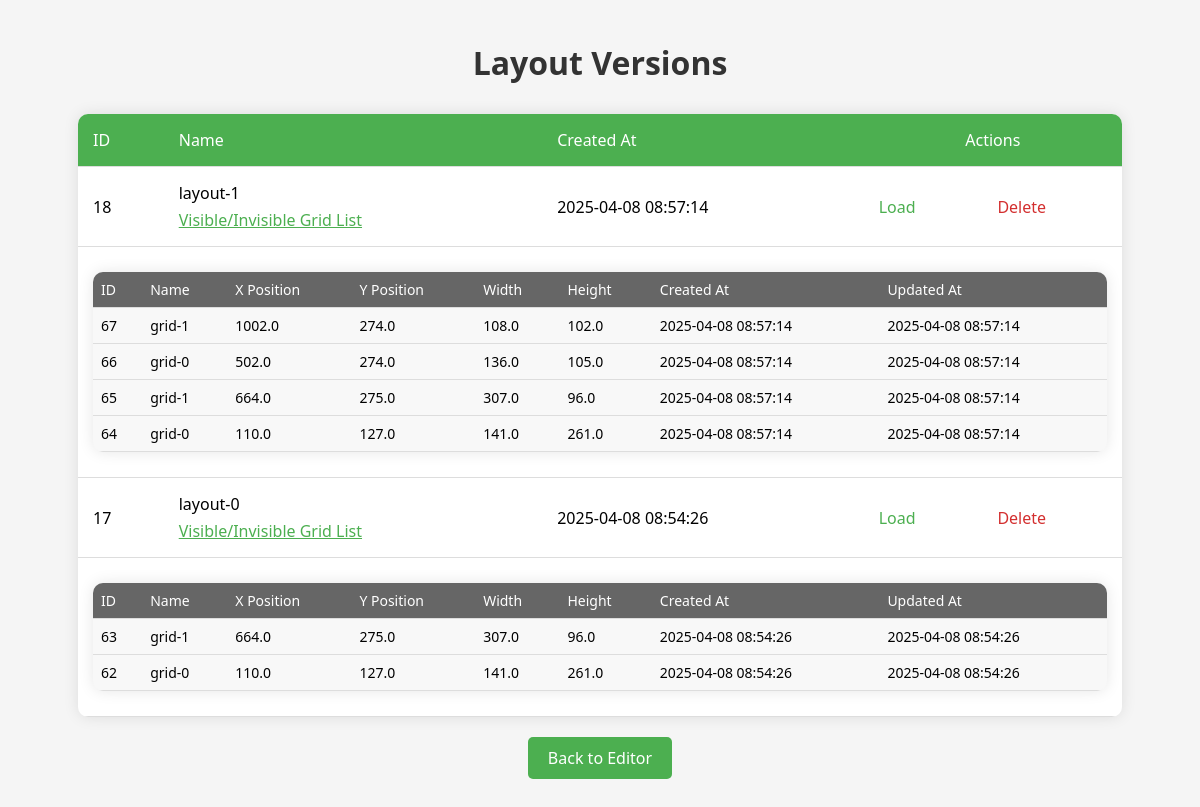
The app's page /layout-versions/ (signed in), older data.
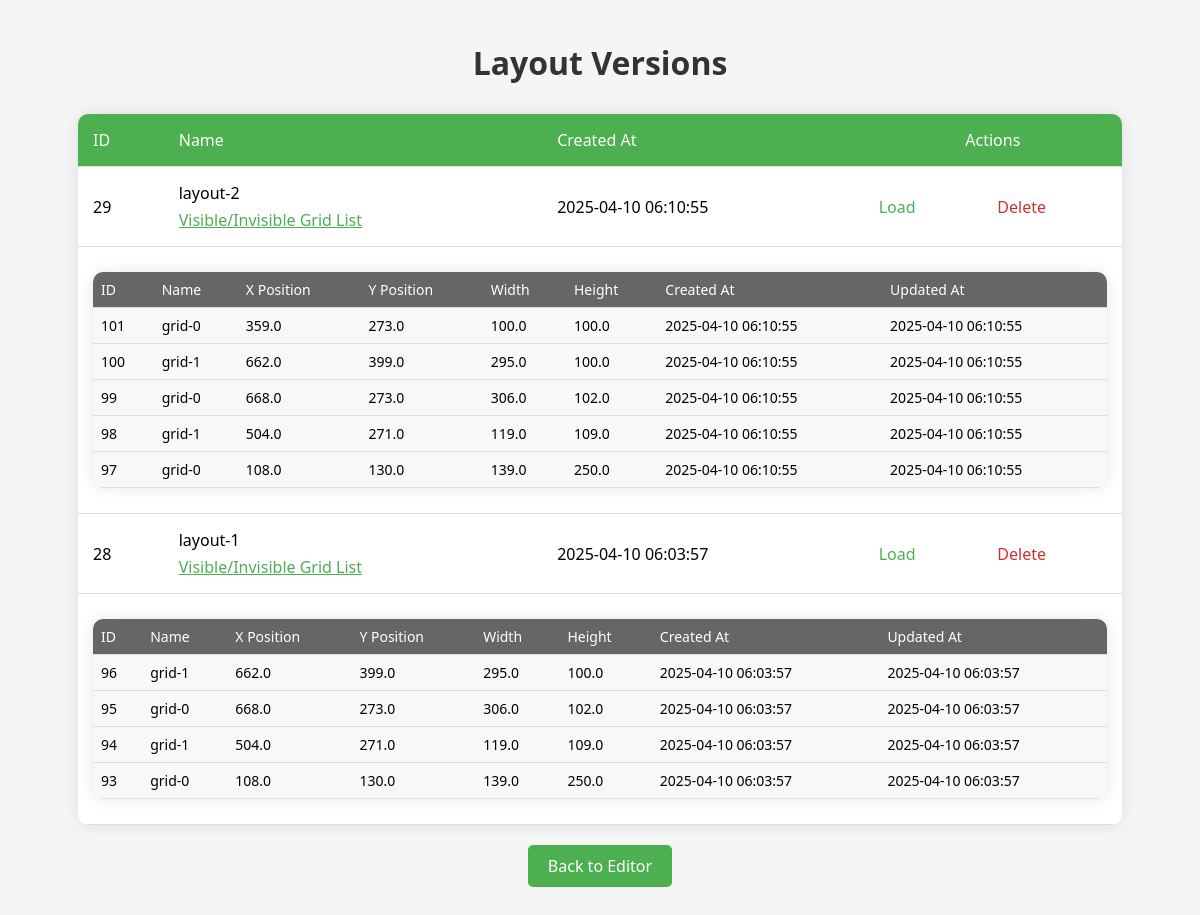
The same page, newer data.
### grid_app/models.py (models this page shows, shortened)
class LayoutVersion(models.Model):
    user = models.ForeignKey(User, on_delete=models.CASCADE, related_name='layout_versions')
    version_name = models.CharField(max_length=100, blank=True)
    created_at = models.DateTimeField(auto_now_add=True)
    updated_at = models.DateTimeField(auto_now=True)

class Grid(models.Model):
    layout_version = models.ForeignKey(LayoutVersion, on_delete=models.CASCADE, related_name='grids')
    name = models.CharField(max_length=100, blank=True)
    x_position = models.FloatField()
    y_position = models.FloatField()
    width = models.FloatField()
    height = models.FloatField()
    created_at = models.DateTimeField(auto_now_add=True)
    updated_at = models.DateTimeField(auto_now=True)

### grid_app/views.py (the view)
# urls.py: path('layout-versions/', views.layout_versions, name='layout_versions'),
@login_required
def layout_versions(request):
    versions = LayoutVersion.objects.filter(user=request.user).order_by('-created_at')
    version_data = []
    for version in versions:
        grids = version.grids.all().order_by('-id')
        grid_data = [{
            'id': grid.id,
            'name': grid.name,
            'x': grid.x_position,
            'y': grid.y_position,
            'width': grid.width,
            'height': grid.height,
            'created_at': grid.created_at.strftime('%Y-%m-%d %H:%M:%S'),
            'updated_at': grid.updated_at.strftime('%Y-%m-%d %H:%M:%S')
        } for grid in grids]
        version_data.append({
            'id': version.id,
            'name': version.version_name,
            'created_at': version.created_at.strftime('%Y-%m-%d %H:%M:%S'),
            'grids': grid_data
        })
    return render(request, 'layout_versions.html', {'versions': version_data})

### grid_app/templates/layout_versions.html (shortened to what this page needs)
<!DOCTYPE html>
<html>
<head>
</head>
<body>
    <h1>Layout Versions</h1>
    <table>
        <tr>
            <th>ID</th>
            <th>Name</th>
            <th>Created At</th>
            <th class="action-header" colspan="2">Actions</th>
        </tr>
        {% for version in versions %}
        <tr>
            <td>{{ version.id }}</td>
            <td>
                {{ version.name }}
                <br>
                <span class="toggle-btn" data-version-id="{{ version.id }}">Visible/Invisible Grid List</span>
            </td>
            <td>{{ version.created_at }}</td>
            <td><a href="/?layout_id={{ version.id }}">Load</a></td>
            <td><a href="#" class="delete-btn" data-version-id="{{ version.id }}">Delete</a></td>
        </tr>
        <tr>
            <td colspan="5">
                <table class="grid-table" id="grid-table-{{ version.id }}">
                    <tr>
                        <th>ID</th>
                        <th>Name</th>
                        <th>X Position</th>
                        <th>Y Position</th>
                        <th>Width</th>
                        <th>Height</th>
                        <th>Created At</th>
                        <th>Updated At</th>
                    </tr>
                    {% for grid in version.grids %}
                    <tr>
                        <td>{{ grid.id }}</td>
                        <td>{{ grid.name }}</td>
                        <td>{{ grid.x }}</td>
                        <td>{{ grid.y }}</td>
                        <td>{{ grid.width }}</td>
                        <td>{{ grid.height }}</td>
                        <td>{{ grid.created_at }}</td>
                        <td>{{ grid.updated_at }}</td>
                    </tr>
                    {% endfor %}
                </table>
            </td>
        </tr>
        {% endfor %}
    </table>
    <p class="back-link"><a href="/">Back to Editor</a></p>
</body>
</html>

### grid_app/templates/layout_versions.html (style rules this page uses)
body { font-family: 'Segoe UI', Tahoma, Geneva, Verdana, sans-serif; background-color: #f5f5f5; margin: 0; padding: 20px; }
h1 { color: #333; text-align: center; margin-bottom: 30px; }
table { width: 90%; margin: 20px auto; background-color: white; border-radius: 10px; box-shadow: 0 0 15px rgba(0, 0, 0, 0.1); border-collapse: collapse; overflow: hidden; }
th, td { padding: 15px; text-align: left; border-bottom: 1px solid #ddd; }
th { background-color: #4CAF50; color: white; font-weight: 500; }
.action-header { text-align: center; }
.grid-table { width: 100%; margin: 10px 0; background-color: #f8f8f8; }
.grid-table th { background-color: #666; color: white; padding: 8px; font-size: 14px; }
.grid-table td { padding: 8px; font-size: 14px; }
.toggle-btn { color: #4CAF50; cursor: pointer; text-decoration: underline; margin-top: 5px; display: inline-block; }
a { color: #4CAF50; text-decoration: none; font-weight: 500; }
.delete-btn { color: #d32f2f; }
.back-link { text-align: center; margin-top: 20px; font-size: 16px; }
.back-link a { display: inline-block; padding: 10px 20px; background-color: #4CAF50; color: white; border-radius: 5px; transition: background-color 0.3s; }

Row changes from the older to the newer data that the page shows:
removed Grid: id "67", name "grid-1", x "1002.0", y "274.0", width "108.0", height "102.0", created_at "2025-04-08 08:57:14", updated_at "2025-04-08 08:57:14", shown under "18"
removed Grid: id "66", name "grid-0", x "502.0", y "274.0", width "136.0", height "105.0", created_at "2025-04-08 08:57:14", updated_at "2025-04-08 08:57:14", shown under "18"
removed Grid: id "65", name "grid-1", x "664.0", y "275.0", width "307.0", height "96.0", created_at "2025-04-08 08:57:14", updated_at "2025-04-08 08:57:14", shown under "18"
removed Grid: id "64", name "grid-0", x "110.0", y "127.0", width "141.0", height "261.0", created_at "2025-04-08 08:57:14", updated_at "2025-04-08 08:57:14", shown under "18"
removed LayoutVersion: name "layout-0"
removed Grid: id "63", name "grid-1", x "664.0", y "275.0", width "307.0", height "96.0", created_at "2025-04-08 08:54:26", updated_at "2025-04-08 08:54:26", shown under "17"
removed Grid: id "62", name "grid-0", x "110.0", y "127.0", width "141.0", height "261.0", created_at "2025-04-08 08:54:26", updated_at "2025-04-08 08:54:26", shown under "17"
added LayoutVersion: name "layout-2"
added Grid: id "101", name "grid-0", x "359.0", y "273.0", width "100.0", height "100.0", created_at "2025-04-10 06:10:55", updated_at "2025-04-10 06:10:55", shown under "29"
added Grid: id "100", name "grid-1", x "662.0", y "399.0", width "295.0", height "100.0", created_at "2025-04-10 06:10:55", updated_at "2025-04-10 06:10:55", shown under "29"
added Grid: id "99", name "grid-0", x "668.0", y "273.0", width "306.0", height "102.0", created_at "2025-04-10 06:10:55", updated_at "2025-04-10 06:10:55", shown under "29"
added Grid: id "98", name "grid-1", x "504.0", y "271.0", width "119.0", height "109.0", created_at "2025-04-10 06:10:55", updated_at "2025-04-10 06:10:55", shown under "29"
added Grid: id "97", name "grid-0", x "108.0", y "130.0", width "139.0", height "250.0", created_at "2025-04-10 06:10:55", updated_at "2025-04-10 06:10:55", shown under "29"
added Grid: id "96", name "grid-1", x "662.0", y "399.0", width "295.0", height "100.0", created_at "2025-04-10 06:03:57", updated_at "2025-04-10 06:03:57", shown under "28"
added Grid: id "95", name "grid-0", x "668.0", y "273.0", width "306.0", height "102.0", created_at "2025-04-10 06:03:57", updated_at "2025-04-10 06:03:57", shown under "28"
added Grid: id "94", name "grid-1", x "504.0", y "271.0", width "119.0", height "109.0", created_at "2025-04-10 06:03:57", updated_at "2025-04-10 06:03:57", shown under "28"
added Grid: id "93", name "grid-0", x "108.0", y "130.0", width "139.0", height "250.0", created_at "2025-04-10 06:03:57", updated_at "2025-04-10 06:03:57", shown under "28"
Text that changed along with them:
new list line: "29 Visible/Invisible Grid List 2025-04-10 06:10:55 Load Delete ID Name X Position Y Position Width Height Created At Updated At"
new list line: "28 Visible/Invisible Grid List 2025-04-10 06:03:57 Load Delete ID Name X Position Y Position Width Height Created At Updated At"
list line gone: "18 Visible/Invisible Grid List 2025-04-08 08:57:14 Load Delete ID Name X Position Y Position Width Height Created At Updated At"
list line gone: "17 Visible/Invisible Grid List 2025-04-08 08:54:26 Load Delete ID Name X Position Y Position Width Height Created At Updated At"
